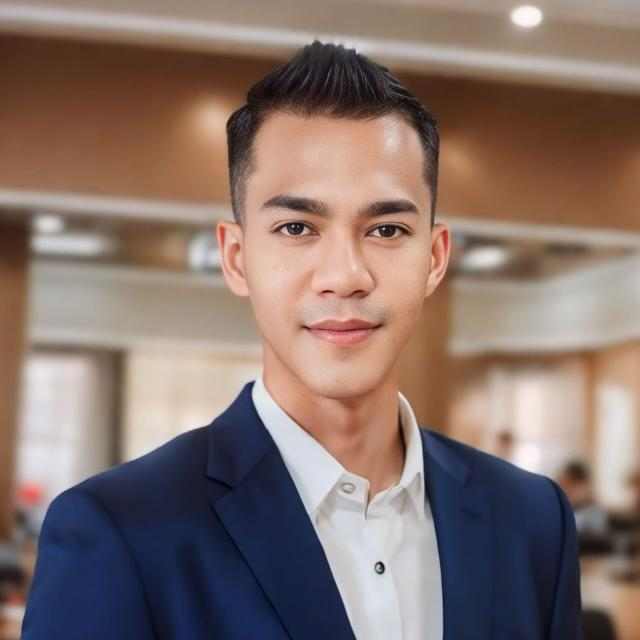
#> input picture photos/dajjal.jpg, 640 x 640 px
$ python histogram.py
#> lines starting #> are read from the running program, lines starting #| are printed output that depends on the picture; after the words box and inside, x2 and y2 are one past the last pixel; in counts of white or black regions, pixels touching at a corner belong together
import cv2 as cv
import matplotlib.pyplot as plt
import numpy as np #Combo maut masking dan histogram combo maut yang ada pada semua hal yang ada di dunia ini namun kami hanya menjalankan segala hal yang ada dalam biografi dan blibliografi

img = cv.imread('photos/dajjal.jpg')
#> img is the input picture: shape (640, 640, 3); mean B, G, R 108, 114.6, 134.3
cv.imshow('dajjal', img)

blank = np.zeros(img.shape[:2], dtype='uint8') #Combo maut masking dan histogram

# gray = cv.cvtColor(img, cv.COLOR_BGR2GRAY)
# cv.imshow('Gray', gray)

mask = cv.circle(blank, (img.shape[1]//2, img.shape[0]//2), 100, 255, -1)
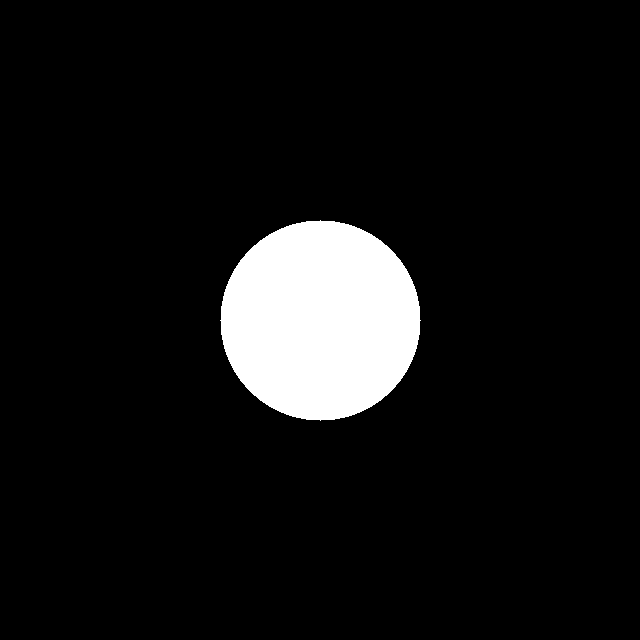
#> blank: shape (640, 640); 7.7% white; 1 white region, box (x1, y1, x2, y2) and area: (220, 220, 421, 421) 31417

masked = cv.bitwise_and(img,img,mask=mask) #Combo maut masking dan histogram
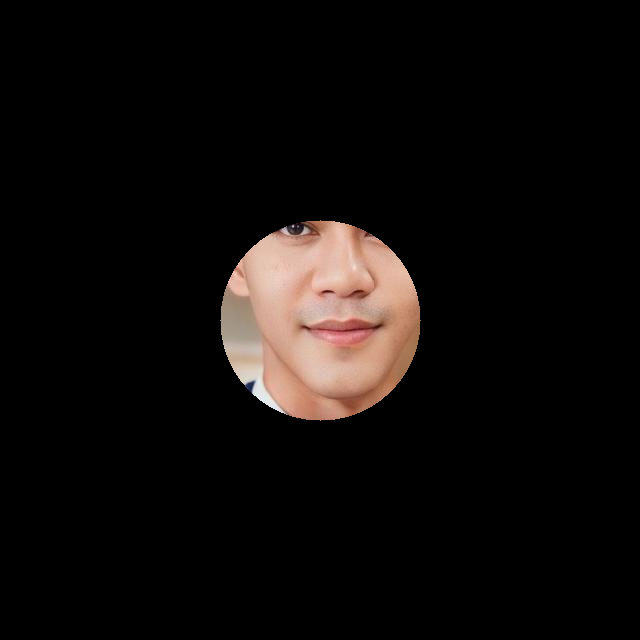
#> masked: shape (640, 640, 3); mean B, G, R 10.6, 12.1, 15.6
cv.imshow('Mask', masked)

# [12 lines of commented-out code are left out]
plt.figure()
plt.title('Colors Histogram')
plt.xlabel('Bins')
plt.ylabel('# of pixels')

colors = ('b', 'g', 'r')
for i,col in enumerate(colors):
    hist = cv.calcHist([img], [i], mask, [256], [0,256])
    plt.plot(hist, color=col)
    plt.xlim([0,256])

plt.show()
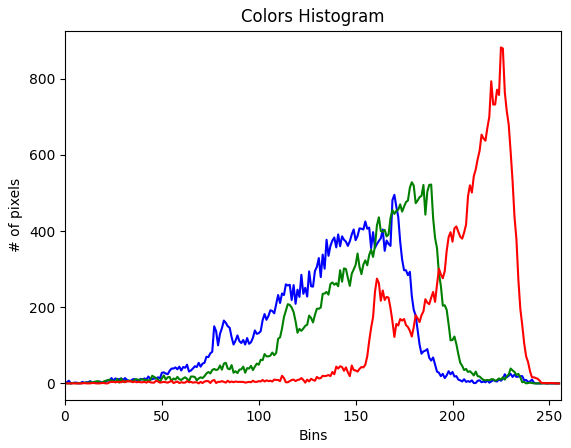
#> figure drawn by matplotlib, 1 panel; curve peaks at x = 170, y = 495; curve peaks at x = 179, y = 528; curve peaks at x = 225, y = 882

cv.waitKey(0)

$ run again, with photos/miaw.jpg copied over photos/dajjal.jpg
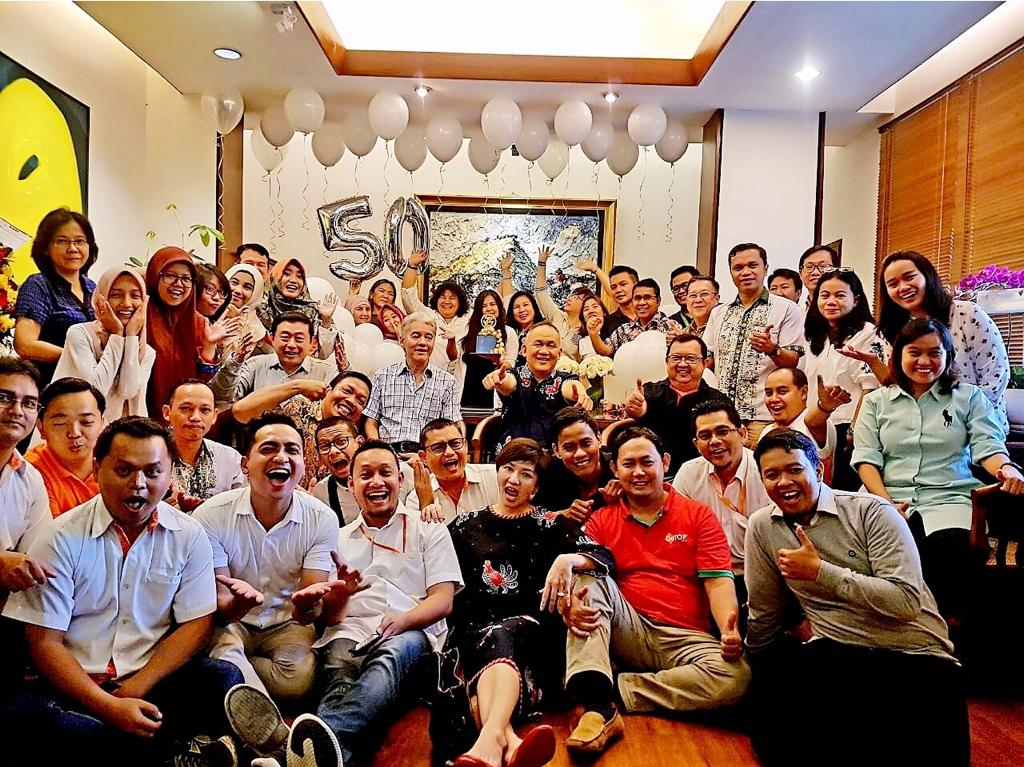
#> input picture photos/miaw.jpg, 1024 x 767 px
#> img is the input picture: shape (767, 1024, 3); mean B, G, R 95.5, 113.4, 145.3
#> `mask = cv.circle(blank, (img.shape[1]//2, img.shape[0]//2), 100, 255, ..`:
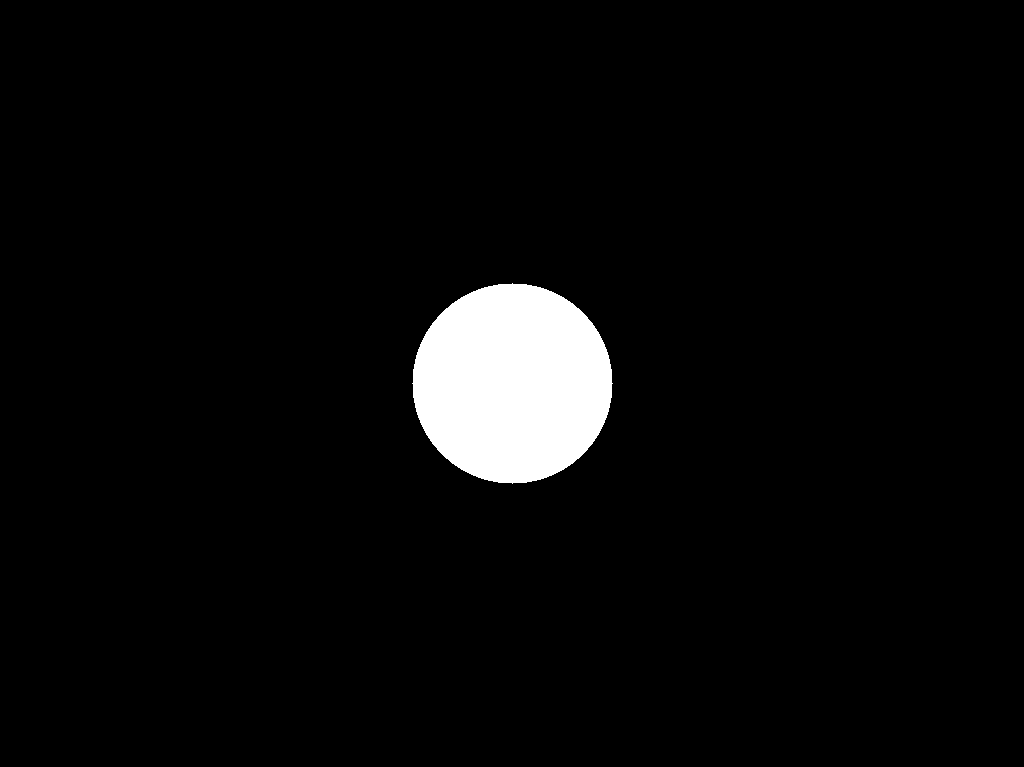
#> blank: shape (767, 1024); 4% white; 1 white region, box (x1, y1, x2, y2) and area: (412, 283, 613, 484) 31417
#> `plt.show()`:
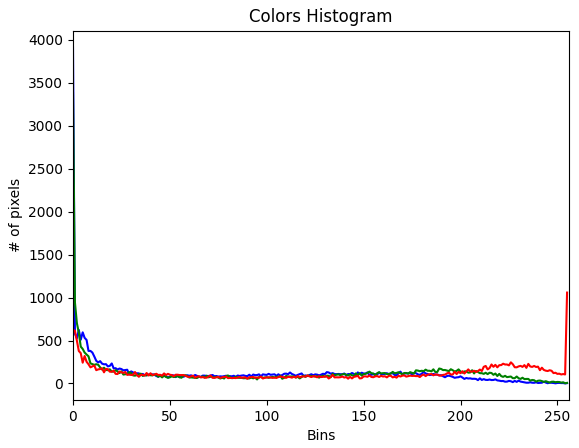
#> figure drawn by matplotlib, 1 panel; curve peaks at x = 0, y = 3911; curve peaks at x = 0, y = 3378; curve peaks at x = 255, y = 1058

$ run again, with photos/niggers.jpg copied over photos/dajjal.jpg
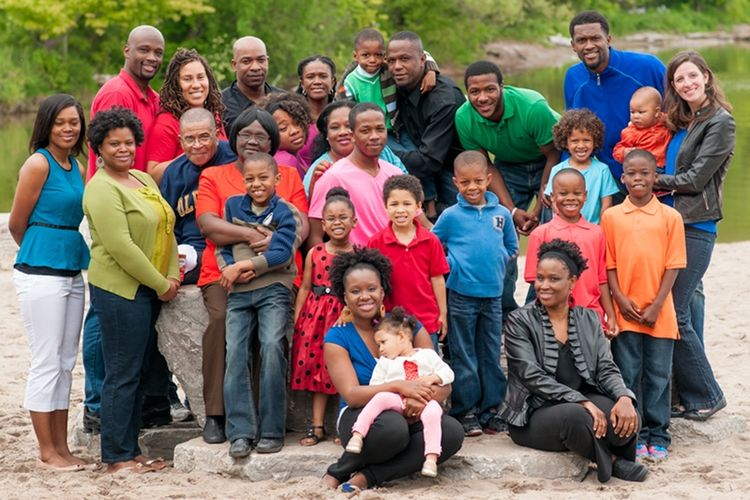
#> input picture photos/niggers.jpg, 750 x 500 px
#> img is the input picture: shape (500, 750, 3); mean B, G, R 97.4, 109, 123.9
#> `mask = cv.circle(blank, (img.shape[1]//2, img.shape[0]//2), 100, 255, ..`:
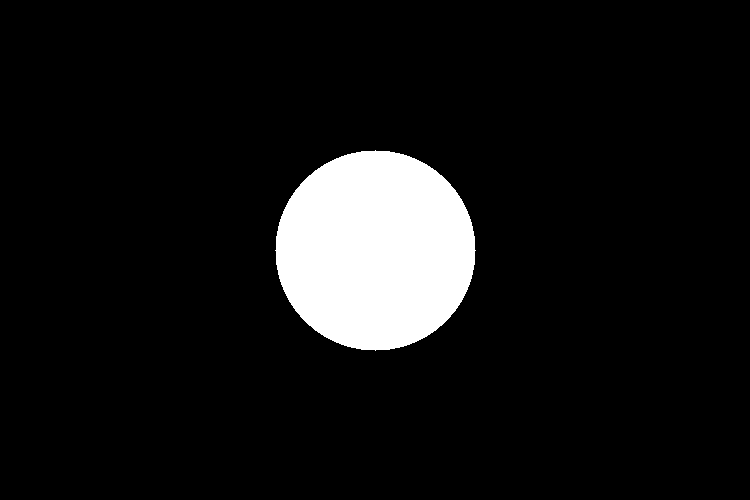
#> blank: shape (500, 750); 8.4% white; 1 white region, box (x1, y1, x2, y2) and area: (275, 150, 476, 351) 31417
#> `plt.show()`:
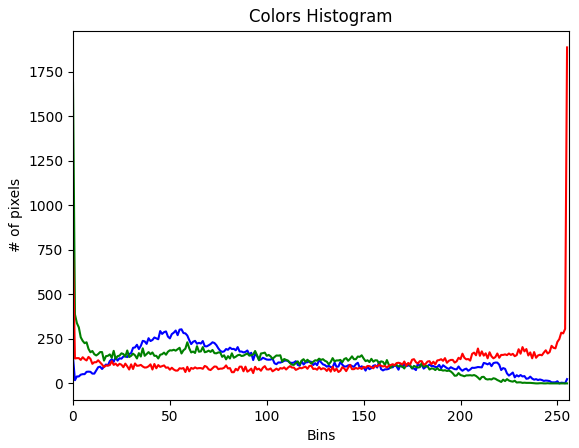
#> figure drawn by matplotlib, 1 panel; curve peaks at x = 56, y = 304; curve peaks at x = 0, y = 1690; curve peaks at x = 255, y = 1888
